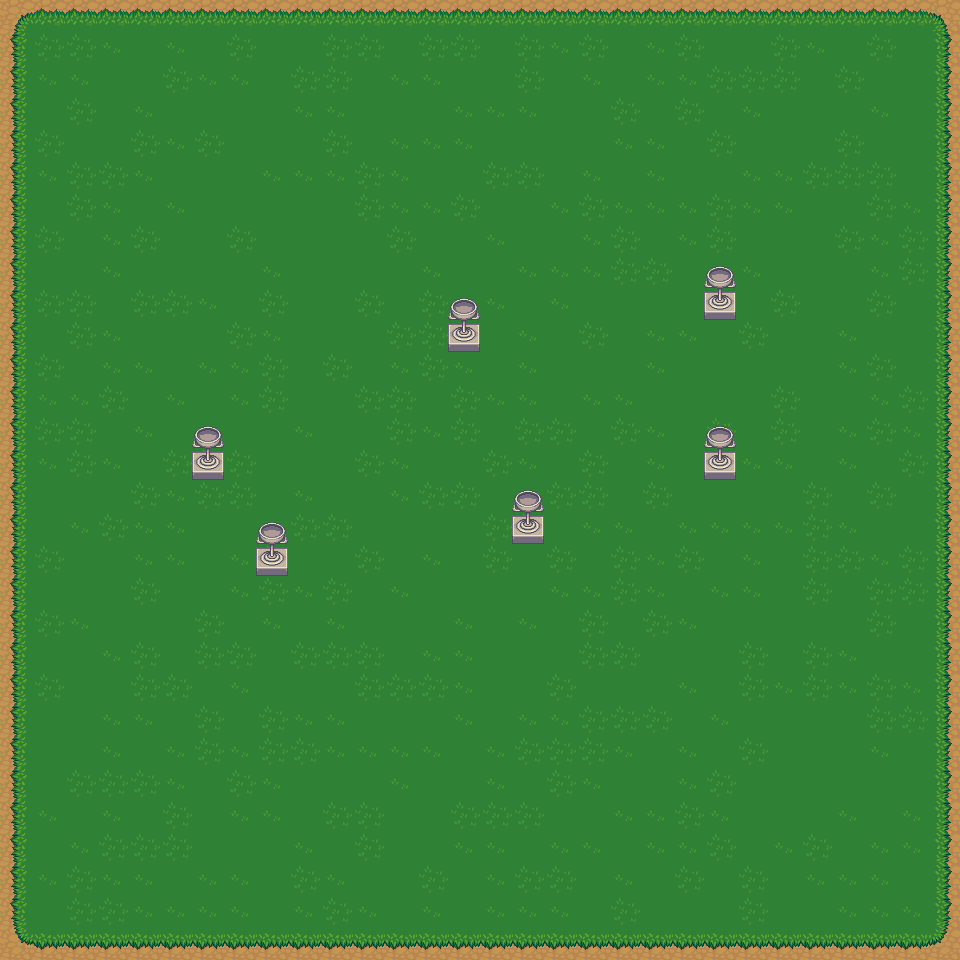

The image is a tile-based game level rendered from a .tmx file. Its description and source (layers, tilesets, objects; grid data summarised) follow:
An orthogonal 30x30 tile map with 32x32 px tiles, 3 tile layers (Foreground 1, Foreground 2, Background) and 14 objects (3x Enemy, Hershey).

<map version="1.0" orientation="orthogonal" width="30" height="30" tilewidth="32" tileheight="32">
 <tileset firstgid="1" name="terrain" tilewidth="32" tileheight="32">
  <image source="terrain.png" width="1024" height="2048" />
 </tileset>
 <layer name="Foreground 1" width="30" height="30">
  <data>[900 cells, 900 non-empty, 1 distinct tile ids]</data>
 </layer>
 <layer name="Foreground 2" width="30" height="30">
  <data>[900 cells, 900 non-empty, 12 distinct tile ids]</data>
 </layer>
 <layer name="Background" width="30" height="30">
  <data>[900 cells, 12 non-empty, 2 distinct tile ids]</data>
 </layer>
 <objectgroup name="collision" width="30" height="30">
  <object x="-32" y="0" width="32" height="960" />
  <object x="-32" y="960" width="992" height="32" />
  <object x="960" y="0" width="32" height="992" />
  <object x="-32" y="-32" width="1024" height="32" />
  <object x="192" y="425" width="32" height="52" />
  <object x="448" y="298" width="32" height="52" />
  <object x="704" y="267" width="32" height="52" />
  <object x="703" y="427" width="32" height="52" />
  <object x="512" y="492" width="32" height="52" />
  <object x="256" y="523" width="32" height="52" />
 </objectgroup>
 <objectgroup name="entities" width="30" height="30">
  <object name="Hershey" x="224" y="128" width="64" height="32" />
  <object name="Enemy" x="736" y="704" width="64" height="32" />
  <object name="Enemy" x="512" y="768" width="64" height="32" />
  <object name="Enemy" x="672" y="832" width="64" height="32" />
 </objectgroup>
</map>